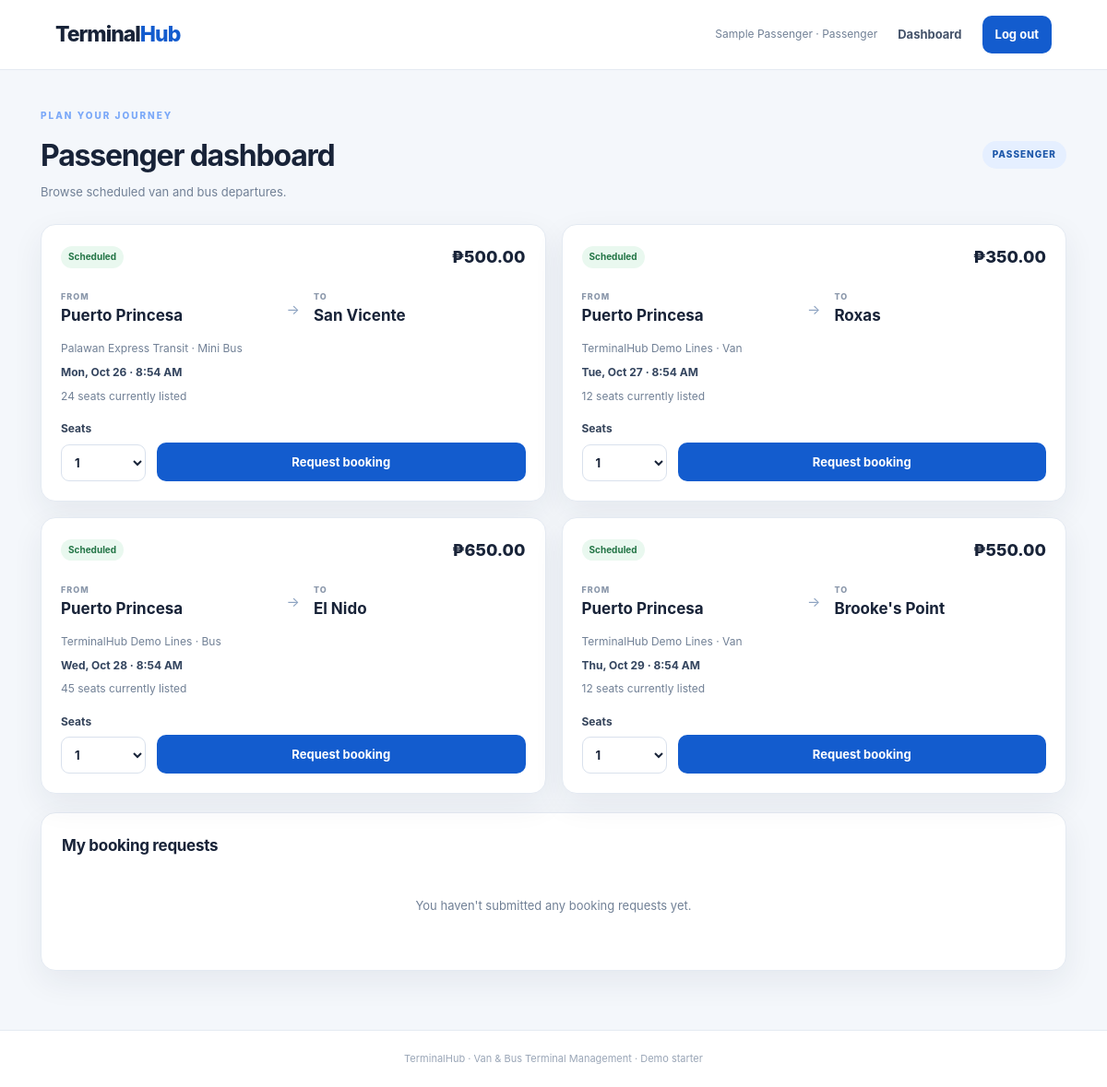
Screenshot of /TerminalHub_Van_Bus/passenger/index.php (signed in) with the database file from the repository.
### tables this page shows
CREATE TABLE trips (
  id INT UNSIGNED AUTO_INCREMENT PRIMARY KEY,
  route_id INT UNSIGNED NOT NULL,
  vehicle_id INT UNSIGNED NOT NULL,
  departure_time DATETIME NOT NULL,
  arrival_time DATETIME NOT NULL,
  fare DECIMAL(10,2) NOT NULL DEFAULT 0,
  seats_available SMALLINT UNSIGNED NOT NULL DEFAULT 0,
  status ENUM('scheduled','boarding','departed','completed','cancelled') NOT NULL DEFAULT 'scheduled',
  created_at TIMESTAMP NOT NULL DEFAULT CURRENT_TIMESTAMP,
  CONSTRAINT fk_trip_route FOREIGN KEY (route_id) REFERENCES routes(id),
  CONSTRAINT fk_trip_vehicle FOREIGN KEY (vehicle_id) REFERENCES vehicles(id),
  INDEX idx_trip_departure (departure_time,status)
);

CREATE TABLE routes (
  id INT UNSIGNED AUTO_INCREMENT PRIMARY KEY,
  origin VARCHAR(120) NOT NULL,
  destination VARCHAR(120) NOT NULL,
  estimated_minutes SMALLINT UNSIGNED NOT NULL DEFAULT 60,
  created_at TIMESTAMP NOT NULL DEFAULT CURRENT_TIMESTAMP,
  UNIQUE KEY unique_route (origin,destination)
);

CREATE TABLE vehicles (
  id INT UNSIGNED AUTO_INCREMENT PRIMARY KEY,
  operator_name VARCHAR(120) NOT NULL,
  vehicle_type ENUM('Van','Bus','Mini Bus') NOT NULL,
  plate_number VARCHAR(30) NOT NULL UNIQUE,
  capacity SMALLINT UNSIGNED NOT NULL,
  created_at TIMESTAMP NOT NULL DEFAULT CURRENT_TIMESTAMP
);

### TerminalHub_Van_Bus/config.php (called while the page is built, shortened)
<?php
function db(): PDO {
    static $pdo = null;
    if ($pdo instanceof PDO) return $pdo;
    $dsn = 'mysql:host=' . DB_HOST . ';dbname=' . DB_NAME . ';charset=utf8mb4';
    $pdo = new PDO($dsn, DB_USER, DB_PASS, [
        PDO::ATTR_ERRMODE => PDO::ERRMODE_EXCEPTION,
        PDO::ATTR_DEFAULT_FETCH_MODE => PDO::FETCH_ASSOC,
        PDO::ATTR_EMULATE_PREPARES => false,
    ]);
    return $pdo;
}
function e(?string $value): string {
    return htmlspecialchars($value ?? '', ENT_QUOTES | ENT_SUBSTITUTE, 'UTF-8');
}

### TerminalHub_Van_Bus/passenger/index.php (the view, shortened to what this page needs)
<?php
$user = require_role('passenger','admin');
try {
  $trips = db()->query("SELECT t.id,t.departure_time,t.arrival_time,t.fare,t.seats_available,t.status,r.origin,r.destination,v.operator_name,v.vehicle_type FROM trips t JOIN routes r ON r.id=t.route_id JOIN vehicles v ON v.id=t.vehicle_id WHERE t.status='scheduled' AND t.departure_time > NOW() ORDER BY t.departure_time LIMIT 50")->fetchAll();
  $stmt = db()->prepare('SELECT b.id,b.seats,b.status,b.created_at,t.departure_time,r.origin,r.destination FROM bookings b JOIN trips t ON t.id=b.trip_id JOIN routes r ON r.id=t.route_id WHERE b.user_id=? ORDER BY b.created_at DESC LIMIT 10');
  $stmt->execute([$user['id']]); $bookings = $stmt->fetchAll();
} catch (PDOException $ex) { $trips = []; $bookings = []; $error = 'Database tables are not ready. Import database/terminalhub.sql.'; }
require __DIR__ . '/../includes/header.php';
?>
<div class="page-heading"><div><div class="eyebrow">PLAN YOUR JOURNEY</div><h1>Passenger dashboard</h1><p class="muted">Browse scheduled van and bus departures.</p></div><span class="role-pill">PASSENGER</span></div>
<section class="trip-grid">
<?php foreach ($trips as $t): ?><article class="trip-card"><div class="trip-top"><span class="status">Scheduled</span><span class="fare">₱<?= number_format((float)$t['fare'],2) ?></span></div><div class="trip-route"><div><small>FROM</small><strong><?= e($t['origin']) ?></strong></div><span class="route-arrow">→</span><div><small>TO</small><strong><?= e($t['destination']) ?></strong></div></div><p class="muted"><?= e($t['operator_name']) ?> · <?= e($t['vehicle_type']) ?></p><p class="trip-time"><?= e(date('D, M j · g:i A', strtotime($t['departure_time']))) ?></p><p class="muted small"><?= (int)$t['seats_available'] ?> seats currently listed</p>
<form method="post" class="booking-form"><input type="hidden" name="trip_id" value="<?= (int)$t['id'] ?>"><label>Seats<select name="seats"><?php for ($i=1;$i<=min(8,(int)$t['seats_available']);$i++): ?><option value="<?= $i ?>"><?= $i ?></option><?php endfor; ?></select></label><button class="button" type="submit" <?= (int)$t['seats_available'] < 1 ? 'disabled' : '' ?>>Request booking</button></form></article><?php endforeach; ?>
</section>
<section class="panel"><div class="panel-head"><h2>My booking requests</h2></div>
<?php if ($bookings): ?><div class="table-wrap"><table><thead><tr><th>Route</th><th>Departure</th><th>Seats</th><th>Status</th><th>Requested</th></tr></thead><tbody><?php foreach ($bookings as $b): ?><tr><td><?= e($b['origin']) ?> → <?= e($b['destination']) ?></td><td><?= e(date('M j, Y g:i A', strtotime($b['departure_time']))) ?></td><td><?= (int)$b['seats'] ?></td><td><span class="status"><?= e(ucfirst($b['status'])) ?></span></td><td><?= e(date('M j, Y', strtotime($b['created_at']))) ?></td></tr><?php endforeach; ?></tbody></table></div><?php else: ?><p class="empty">You haven't submitted any booking requests yet.</p><?php endif; ?></section>
<?php require __DIR__ . '/../includes/footer.php'; ?>

### TerminalHub_Van_Bus/assets/css/style.css (style rules this page uses)
:root { --bg:#f4f7fb;--surface:#fff;--ink:#182338;--muted:#718096;--line:#e4eaf2;--primary:#135cce;--primary-dark:#0d4195;--mint:#dcfce7;--shadow:0 12px 34px rgba(22,42,75,.07) }
* { box-sizing:border-box }
body { margin:0;background:var(--bg);color:var(--ink);font-family:Inter,ui-sans-serif,system-ui,-apple-system,"Segoe UI",sans-serif;font-size:15px;line-height:1.55 }
.eyebrow { font-size:10px;font-weight:850;letter-spacing:2px;color:#7aa8f8;margin-bottom:10px }
.button { border:0;border-radius:10px;background:var(--primary);color:#fff;text-decoration:none;font:inherit;font-weight:750;font-size:13px;padding:12px 17px;display:inline-flex;align-items:center;justify-content:center;cursor:pointer;transition:transform .15s,background .15s }
.feature,.panel,.stat-card,.trip-card,.auth-card { background:var(--surface);border:1px solid var(--line);border-radius:16px;box-shadow:var(--shadow) }
.feature p,.muted { color:var(--muted) }
.page-heading { display:flex;justify-content:space-between;align-items:center;gap:16px;margin:0 0 25px }
.page-heading h1,.auth-card h1 { margin:0;font-size:32px;letter-spacing:-1.2px }
.page-heading p { margin:5px 0 0;font-size:13px }
.role-pill { background:#e5efff;color:#1b56a8;padding:7px 11px;border-radius:99px;font-size:10px;font-weight:850;letter-spacing:1px }
.panel { margin-top:20px;padding:22px }
.panel-head { display:flex;align-items:center;justify-content:space-between;gap:14px;margin-bottom:16px }
.panel h2 { font-size:17px;margin:0;letter-spacing:-.3px }
.route-arrow { color:#8ca2c0 }
.small { font-size:11px }
.status { display:inline-block;border-radius:99px;background:#e9f8ef;color:#237546;padding:4px 8px;font-size:10px;font-weight:750;text-transform:capitalize }
.empty { text-align:center;color:var(--muted);padding:25px 10px;font-size:13px }
.stack label,.booking-form label { display:grid;gap:7px;font-size:12px;font-weight:750;color:#34435a }
input,select { width:100%;border:1px solid #d9e1ed;border-radius:9px;padding:12px;background:#fff;color:var(--ink);font:inherit;font-size:13px;outline:none }
.trip-grid { display:grid;grid-template-columns:repeat(2,minmax(0,1fr));gap:17px }
.trip-card { padding:21px }
.trip-top { display:flex;justify-content:space-between;align-items:center }
.fare { font-size:18px;font-weight:850 }
.trip-route { display:flex;align-items:center;gap:15px;margin:22px 0 14px }
.trip-route>div { min-width:0;flex:1 }
.trip-route small { display:block;color:#8a97aa;font-size:9px;font-weight:800;letter-spacing:1px }
.trip-route strong { font-size:17px;display:block;overflow-wrap:anywhere }
.trip-card p { font-size:12px;margin:7px 0 }
.trip-time { font-weight:750;color:#33445e }
.booking-form { display:flex;align-items:end;gap:12px;margin-top:17px }
.booking-form label { width:92px }
.booking-form select { padding:10px }
.booking-form .button { flex:1;padding:11px 10px }

### rows the page displays
trips: fare "500.00", route.origin "Puerto Princesa", route.destination "San Vicente", vehicle.operator_name "Palawan Express Transit", vehicle.vehicle_type "Mini Bus", departure_time "Mon, Oct 26 · 8:54 AM", seats_available "24"
trips: fare "350.00", route.origin "Puerto Princesa", route.destination "Roxas", vehicle.operator_name "TerminalHub Demo Lines", vehicle.vehicle_type "Van", departure_time "Tue, Oct 27 · 8:54 AM", seats_available "12"
trips: fare "650.00", route.origin "Puerto Princesa", route.destination "El Nido", vehicle.operator_name "TerminalHub Demo Lines", vehicle.vehicle_type "Bus", departure_time "Wed, Oct 28 · 8:54 AM", seats_available "45"
trips: fare "550.00", route.origin "Puerto Princesa", route.destination "Brooke's Point", vehicle.operator_name "TerminalHub Demo Lines", vehicle.vehicle_type "Van", departure_time "Thu, Oct 29 · 8:54 AM", seats_available "12"

### other values shown
$user['full_name'] "Sample Passenger"
$user['role'] "Passenger"
form field seats "1"
